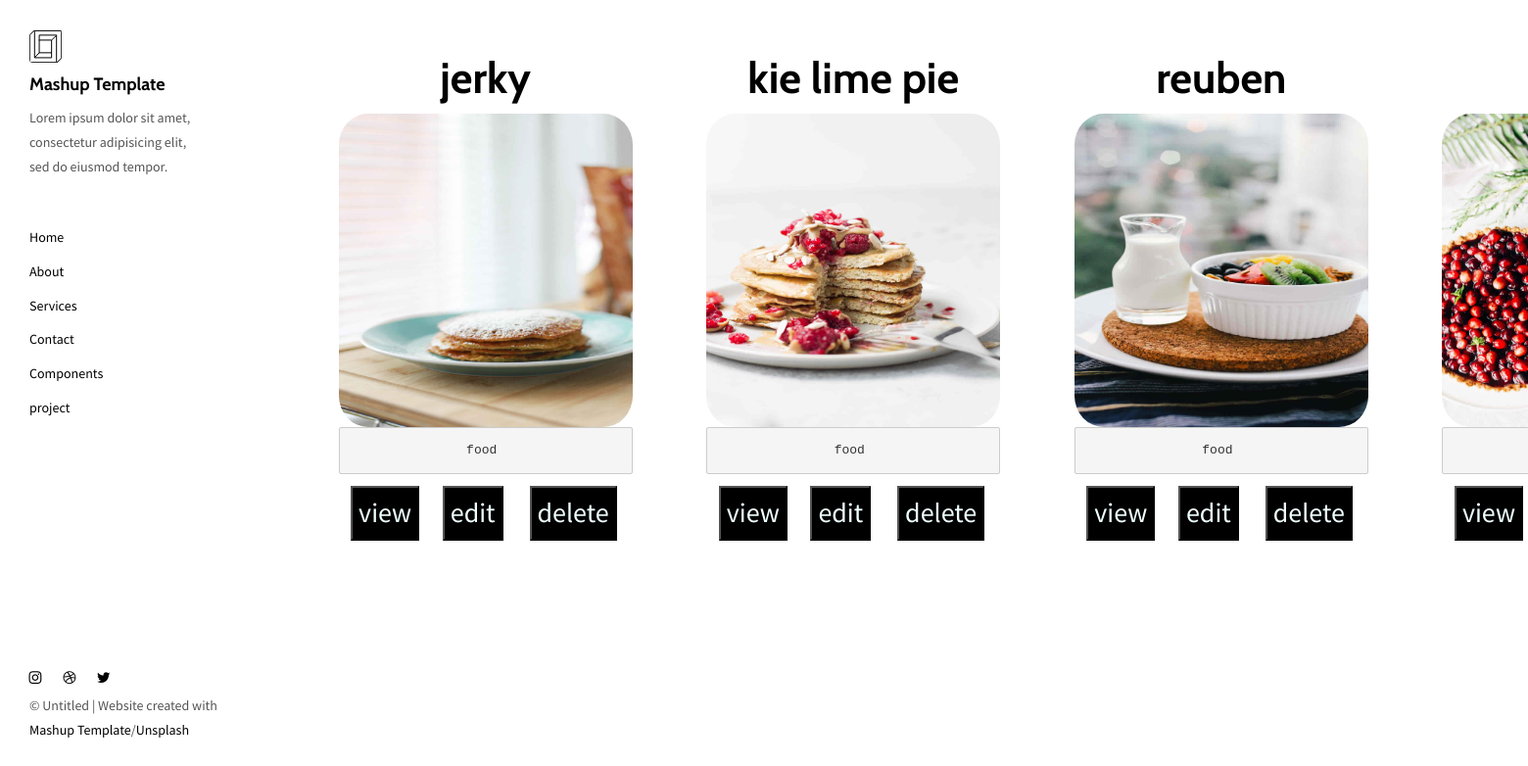
Page /a/ on the committed database.
### food/models.py (models this page shows)
class foods(models.Model):
    name=models.ForeignKey(foodname, on_delete=CASCADE)
    des=models.CharField(max_length=1000)
    img=models.ImageField(upload_to='photo')
    img=models.ImageField(upload_to='photo')
    img=models.ImageField(upload_to='photo')
    desc=models.CharField(max_length=1000)

class foodname(models.Model):
    names=models.CharField(max_length=20)
    def __str__(self):
        return self.names

### food/views.py (the view)
# urls.py: path('a/',foodss,name='foodss'),
def foodss(request):
    a=foods.objects.all()
    return render(request,'index.html',{'a':a})

### food/templates/index.html (shortened to what this page needs)
{% load static %}
<!DOCTYPE html>
<html lang="en">
<head>
<link href="{% static './main.82cfd66e.css' %}" rel="stylesheet"></head>
<body>
<header class="">
  <nav class="sidebar">
    <div class="navbar-collapse" id="navbar-collapse">
      <div class="site-header hidden-xs">
          <a class="site-brand" href="./index.html" title="">
            <img class="img-responsive site-logo" alt="" src="{% static './images/mashup-logo.svg' %}">
            Mashup Template
          </a>
        <p>Lorem ipsum dolor sit amet, consectetur adipisicing elit, sed do eiusmod
        tempor.</p>
      </div>
      <ul class="nav">
        <li><a href="{% url "foodss" %}" title="">Home</a></li>
        <li><a href="./about.html" title="">About</a></li>
        <li><a href="{% url "services" %}"  title="">Services</a></li>
        <li><a href="{% url "contact" %}" title="">Contact</a></li>
        <li><a href="{% url "components" %}"  title="">Components</a></li>
        <li><a href="{% url "project" %}" title="">project</a></li>
      </ul>
      <nav class="nav-footer">
        <p class="nav-footer-social-buttons">
          <a class="fa-icon" href="https://www.instagram.com/" title="">
            <i class="fa fa-instagram"></i>
          </a>
          <a class="fa-icon" href="https://dribbble.com/" title="">
            <i class="fa fa-dribbble"></i>
          </a>
          <a class="fa-icon" href="https://twitter.com/" title="">
            <i class="fa fa-twitter"></i>
          </a>
        </p>
        <p>© Untitled | Website created with <a href="http://www.mashup-template.com/" title="Create website with free html template">Mashup Template</a>/<a href="https://www.unsplash.com/" title="Beautiful Free Images">Unsplash</a></p>
      </nav>
    </div>
  </nav>
</header>
<main class="" id="main-collapse">
<div class="hero-full-wrapper">
  <div class="grid">
    <div id="fy">
      {% for i in a %}
      <table style="width: 49%;">
        <tr><td colspan="3"><a href="{% url "about" i.id %}"><h1 style="text-align: center;">{{i.name}}</h1></a></td></tr><br><br>
          <tr><td colspan="3"><a href="{% url "about" i.id %}"><img src="{{i.img.url}}" height="320" width="300"></a></td></tr>
          <tr><td colspan="3"><pre>  food   </pre></td></tr>
          <tr><td style="font-size: 200%;" ><a href="{% url "about" i.id %}"><button type="button" style="color: azure;">view</button></a></td>
          <td style="font-size: 200%;"><a href="{% url "edit" i.id %}"><button type="button" style="color: azure;">edit</button></a></td>
          <td style="font-size: 200%;"><a href="{% url "delete" i.id %}"><button type="button" style="color: azure;">delete</button></a></td></tr>
    </table>
      {% endfor %}
    </div>
        </div>
    </div>
</main>
</html>

### food/templates/index.html (style rules this page uses)
button { background-color: black; }
img { border-radius: 10%; }
table { text-align: center; float: left; margin-left: 6%; }
#fy { display: flex; flex-wrap: row-wrap; }

### rows in the picture
foods: name "jerky", img (picture)
foods: name "kie lime pie", img (picture)
foods: name "reuben", img (picture)
foods: img (picture)
